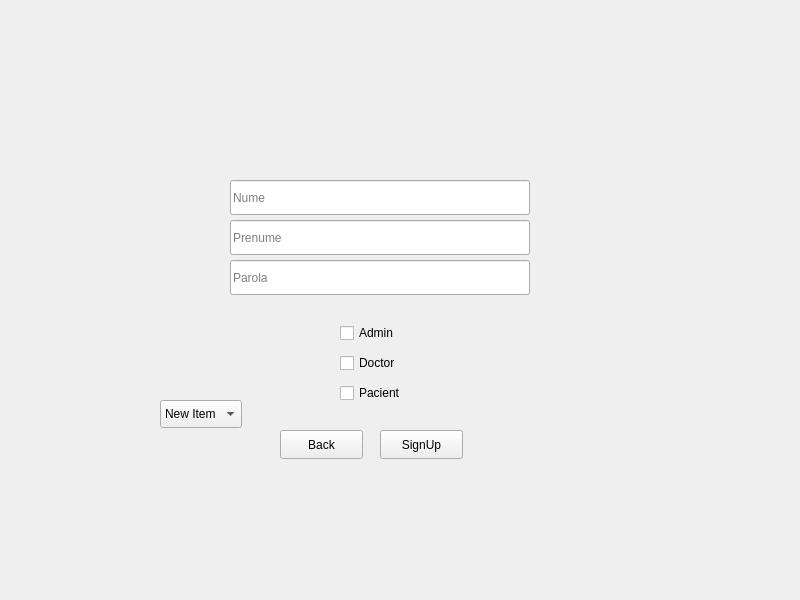
<?xml version="1.0" encoding="UTF-8"?>
<ui version="4.0">
 <class>SignUp</class>
 <widget class="QWidget" name="SignUp">
  <property name="geometry">
   <rect>
    <x>0</x>
    <y>0</y>
    <width>800</width>
    <height>600</height>
   </rect>
  </property>
  <property name="windowTitle">
   <string>Form</string>
  </property>
  <widget class="QLineEdit" name="lineedit_Nume">
   <property name="geometry">
    <rect>
     <x>230</x>
     <y>180</y>
     <width>300</width>
     <height>35</height>
    </rect>
   </property>
   <property name="placeholderText">
    <string>Nume</string>
   </property>
  </widget>
  <widget class="QLineEdit" name="lineEdit_Prenume">
   <property name="geometry">
    <rect>
     <x>230</x>
     <y>220</y>
     <width>300</width>
     <height>35</height>
    </rect>
   </property>
   <property name="placeholderText">
    <string>Prenume</string>
   </property>
  </widget>
  <widget class="QLineEdit" name="lineEdit_Parola">
   <property name="geometry">
    <rect>
     <x>230</x>
     <y>260</y>
     <width>300</width>
     <height>35</height>
    </rect>
   </property>
   <property name="echoMode">
    <enum>QLineEdit::Password</enum>
   </property>
   <property name="placeholderText">
    <string>Parola</string>
   </property>
  </widget>
  <widget class="QCheckBox" name="checkBox_admin">
   <property name="geometry">
    <rect>
     <x>340</x>
     <y>320</y>
     <width>93</width>
     <height>26</height>
    </rect>
   </property>
   <property name="text">
    <string>Admin</string>
   </property>
   <property name="autoExclusive">
    <bool>true</bool>
   </property>
  </widget>
  <widget class="QCheckBox" name="checkBox_doctor">
   <property name="geometry">
    <rect>
     <x>340</x>
     <y>350</y>
     <width>93</width>
     <height>26</height>
    </rect>
   </property>
   <property name="text">
    <string>Doctor</string>
   </property>
   <property name="autoExclusive">
    <bool>true</bool>
   </property>
  </widget>
  <widget class="QCheckBox" name="checkBox_pacient">
   <property name="geometry">
    <rect>
     <x>340</x>
     <y>380</y>
     <width>93</width>
     <height>26</height>
    </rect>
   </property>
   <property name="text">
    <string>Pacient</string>
   </property>
   <property name="autoExclusive">
    <bool>true</bool>
   </property>
  </widget>
  <widget class="QPushButton" name="SignUpButton">
   <property name="geometry">
    <rect>
     <x>380</x>
     <y>430</y>
     <width>83</width>
     <height>29</height>
    </rect>
   </property>
   <property name="text">
    <string>SignUp</string>
   </property>
  </widget>
  <widget class="QPushButton" name="BackButton">
   <property name="geometry">
    <rect>
     <x>280</x>
     <y>430</y>
     <width>83</width>
     <height>29</height>
    </rect>
   </property>
   <property name="text">
    <string>Back</string>
   </property>
  </widget>
  <widget class="QComboBox" name="comboBox">
   <property name="geometry">
    <rect>
     <x>160</x>
     <y>400</y>
     <width>82</width>
     <height>28</height>
    </rect>
   </property>
   <item>
    <property name="text">
     <string>New Item</string>
    </property>
   </item>
   <item>
    <property name="text">
     <string>popoasd</string>
    </property>
   </item>
   <item>
    <property name="text">
     <string>mmnk</string>
    </property>
   </item>
   <item>
    <property name="text">
     <string>sda</string>
    </property>
   </item>
   <item>
    <property name="text">
     <string>asdas</string>
    </property>
   </item>
   <item>
    <property name="text">
     <string>New Item</string>
    </property>
   </item>
   <item>
    <property name="text">
     <string>New Item</string>
    </property>
   </item>
   <item>
    <property name="text">
     <string>Bucureasa</string>
    </property>
   </item>
  </widget>
 </widget>
 <resources/>
 <connections/>
</ui>
